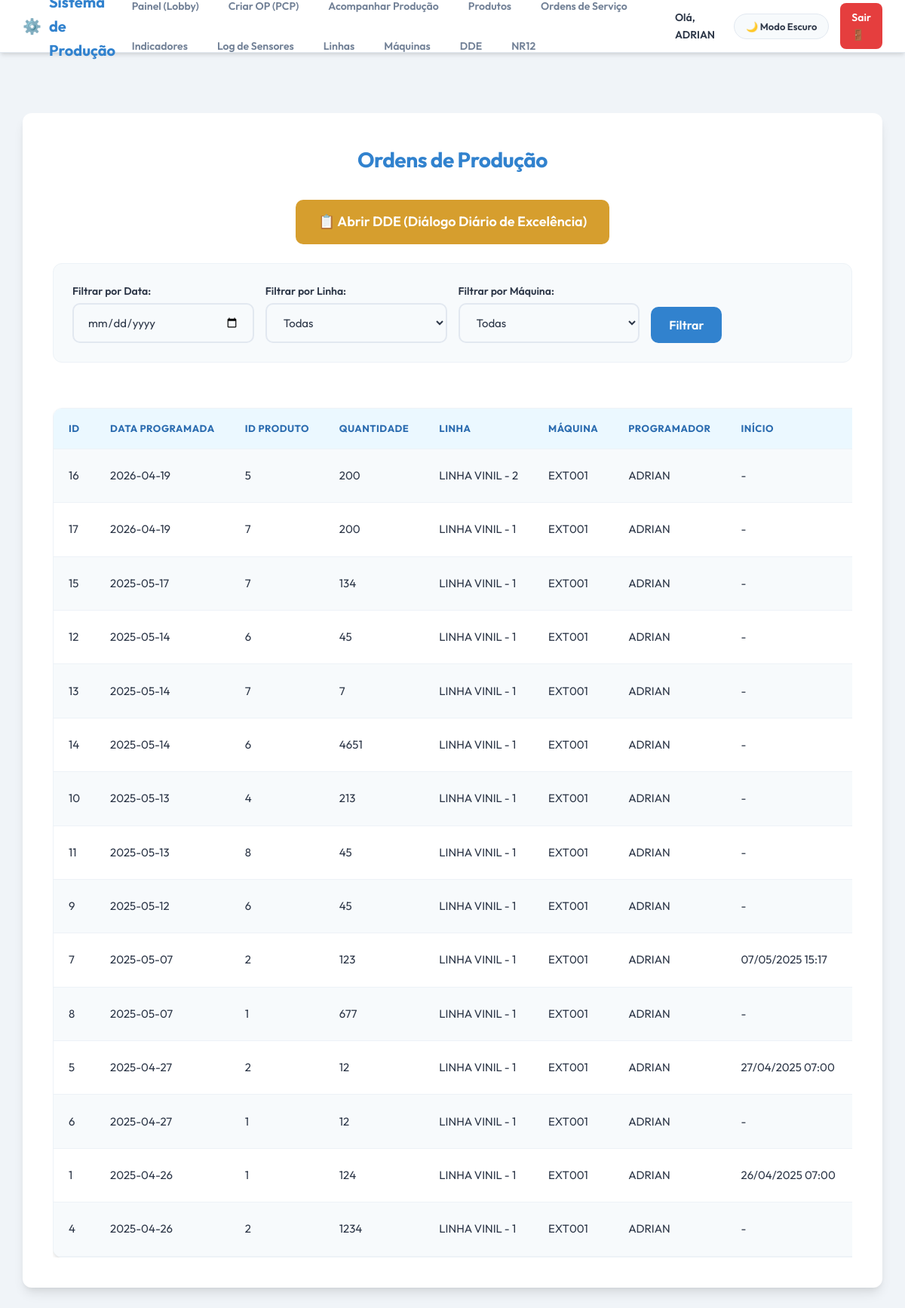
The page /pages/producao.php (signed in) on the database its author committed.
### tables this page shows
CREATE TABLE `tab_op` (
  `OP_ID` int NOT NULL AUTO_INCREMENT,
  `OP_DATA_PROG` date NOT NULL,
  `OP_ID_PRODUTO` int NOT NULL,
  `OP_QTD_PRODUTO` int NOT NULL,
  `OP_LINHA` varchar(100) NOT NULL,
  `OP_PROGRAMADOR` varchar(100) NOT NULL,
  `OP_TAG_MAQ` varchar(100) NOT NULL,
  `OP_RECEBEDOR` varchar(100) DEFAULT NULL,
  `OP_STATUS` varchar(100) DEFAULT NULL,
  `OP_HORA_INICIO` datetime DEFAULT NULL,
  `OP_HORA_FIM` datetime DEFAULT NULL,
  `OP_QTD_REAL` int DEFAULT NULL,
  `OP_DIARIO_BORDO` varchar(5000) DEFAULT NULL,
  PRIMARY KEY (`OP_ID`)
);

### pages/producao.php (the view, shortened to what this page needs)
<?php
include('../php/conexao.php');
$segmento = $_SESSION['segmento'];
$dataSelecionada = '';
if ($segmento == 'PRODUÇÃO') {
    $dataSelecionada = date('Y-m-d');
    $linhaSelecionada = '';
    $maqSelecionada = '';
} else {
    $dataSelecionada = isset($_POST['op_data_prog']) ? $_POST['op_data_prog'] : '';
}
$sql = "SELECT * FROM tab_op WHERE 1=1";
$sql .= " ORDER BY OP_DATA_PROG DESC";
$result = mysqli_query($conn, $sql);
?>
<!DOCTYPE html>
<html lang="pt-br">
<head>
<link rel="stylesheet" href="../css/style.css">
</head>
<body>
<?php include_once dirname(__DIR__) . '/php/header.php'; ?>
<div class="container">
<h2>Ordens de Produção</h2>
<div style="margin-bottom: 25px; display: flex; justify-content: center;">
    <a href="dde_hoje.php" class="btn btn-warning" style="font-size: 18px; padding: 15px 30px;">
        📋 Abrir DDE (Diálogo Diário de Excelência)
    </a>
</div>
<form method="POST" action="">
<div class="filtros">
    <div>
        <label for="op_data_prog">Filtrar por Data:</label>
        <input type="date" id="op_data_prog" name="op_data_prog" value="<?php echo $dataSelecionada; ?>" <?php echo ($segmento == 'PRODUÇÃO') ? 'disabled' : ''; ?>>
    </div>
    <div>
        <label for="op_linha">Filtrar por Linha:</label>
        <select id="op_linha" name="op_linha" <?php echo ($segmento == 'PRODUÇÃO') ? 'disabled' : ''; ?>>
            <option value="">Todas</option>
        </select>
    </div>
    <div>
        <label for="op_tag_maq">Filtrar por Máquina:</label>
        <select id="op_tag_maq" name="op_tag_maq" <?php echo ($segmento == 'PRODUÇÃO') ? 'disabled' : ''; ?>>
            <option value="">Todas</option>
        </select>
    </div>
    <div>
        <button type="submit" <?php echo ($segmento == 'PRODUÇÃO') ? 'disabled' : ''; ?>>Filtrar</button>
    </div>
</div>
</form>
<?php
if (mysqli_num_rows($result) > 0) {
    echo "<div class='table-responsive'>";
    echo "<table>";
    echo "<tr>
        <th>ID</th>
        <th>Data Programada</th>
        <th>ID Produto</th>
        <th>Quantidade</th>
        <th>Linha</th>
        <th>Máquina</th>
        <th>Programador</th>
        <th>Início</th>
        <th>Fim</th>";
    echo "</tr>";
    while ($row = mysqli_fetch_assoc($result)) {
        echo "<tr>";
        echo "<td>" . $row['OP_ID'] . "</td>";
        echo "<td>" . $row['OP_DATA_PROG'] . "</td>";
        echo "<td>" . $row['OP_ID_PRODUTO'] . "</td>";
        echo "<td>" . $row['OP_QTD_PRODUTO'] . "</td>";
        echo "<td>" . $row['OP_LINHA'] . "</td>";
        echo "<td>" . $row['OP_TAG_MAQ'] . "</td>";
        echo "<td>" . $row['OP_PROGRAMADOR'] . "</td>";
        echo "<td>" . ($row['OP_HORA_INICIO'] ? date('d/m/Y H:i', strtotime($row['OP_HORA_INICIO'])) : '-') . "</td>";
        echo "<td>" . ($row['OP_HORA_FIM'] ? date('d/m/Y H:i', strtotime($row['OP_HORA_FIM'])) : '-') . "</td>";
        echo "</tr>";
    }
    echo "</table>";
    echo "</div>";
} else {
    echo "<p style='margin-top:20px;'>Nenhuma OP encontrada.</p>";
}
?>
</div>
</body>
</html>

### css/style.css (style rules this page uses)
:root { --bg-color: #f0f4f8; --container-bg: #ffffff; --text-color: #2d3748; --text-muted: #718096; --primary-color: #3182ce; --primary-hover: #2b6cb0; --accent-color: #38b2ac; --input-bg: #f7fafc; --input-border: #e2e8f0; --table-bg: #ffffff; --table-border: #edf2f7; --table-header-bg: #ebf8ff; --table-header-text: #2b6cb0; --table-row-even: #f7fafc; --table-row-odd: #ffffff; --danger-color: #e53e3e; --success-color: #38a169; --warning-color: #d69e2e; --shadow-sm: 0 1px 2px 0 rgba(0, 0, 0, 0.05); --shadow-md: 0 4px 6px -1px rgba(0, 0, 0, 0.1), 0 2px 4px -1px rgba(0, 0, 0, 0.06); --shadow-lg: 0 10px 15px -3px rgba(0, 0, 0, 0.1), 0 4px 6px -2px rgba(0, 0, 0, 0.05); --border-radius: 12px; }
* { box-sizing: border-box; margin: 0; padding: 0; }
body { font-family: 'Outfit', sans-serif; background-color: var(--bg-color); color: var(--text-color); line-height: 1.6; transition: background-color 0.3s ease, color 0.3s ease; padding-bottom: 60px; }
.container, .login-container, .form-container, .form-os { width: 95%; max-width: 1500px; margin: 60px auto; background: var(--container-bg); padding: 40px; border-radius: var(--border-radius); box-shadow: var(--shadow-lg); transition: background-color 0.3s ease, box-shadow 0.3s ease; position: relative; }
h2, h3 { text-align: center; color: var(--primary-color); font-weight: 700; margin-bottom: 30px; letter-spacing: -0.5px; }
h2 { font-size: 28px; }
form { display: flex; flex-direction: column; gap: 20px; }
label { font-weight: 600; font-size: 14px; color: var(--text-color); margin-bottom: 5px; display: block; }
input, select, textarea { padding: 14px 18px; border: 2px solid var(--input-border); background: var(--input-bg); color: var(--text-color); border-radius: 10px; font-size: 15px; font-family: 'Outfit', sans-serif; transition: all 0.3s ease; width: 100%; }
button, .btn { background: var(--primary-color); color: #ffffff; font-weight: 600; padding: 14px 24px; border: none; border-radius: 10px; cursor: pointer; font-size: 16px; font-family: 'Outfit', sans-serif; transition: all 0.3s ease; display: inline-block; text-align: center; text-decoration: none; white-space: nowrap; }
.btn-warning, button[style*="background-color: #ff9800"] { background: var(--warning-color) !important; }
.table-responsive { overflow-x: auto; }
table { width: 100%; border-collapse: separate; border-spacing: 0; background-color: var(--table-bg); font-size: 15px; border-radius: var(--border-radius); overflow: hidden; box-shadow: var(--shadow-md); margin-top: 30px; border: 1px solid var(--table-border); }
th, td { padding: 16px 20px; text-align: left; border-bottom: 1px solid var(--table-border); white-space: nowrap; }
th { background-color: var(--table-header-bg); color: var(--table-header-text); font-weight: 700; text-transform: uppercase; font-size: 13px; letter-spacing: 0.5px; }
td { color: var(--text-color); }
tbody tr { transition: background-color 0.2s ease; }
tbody tr:nth-child(even) { background-color: var(--table-row-even); }
tbody tr:nth-child(odd) { background-color: var(--table-row-odd); }
.filtros { display: flex; flex-wrap: wrap; gap: 15px; background: var(--input-bg); padding: 25px; border-radius: var(--border-radius); margin-bottom: 30px; align-items: flex-end; border: 1px solid var(--table-border); }
.filtros > div { flex: 1; min-width: 200px; }

### rows shown on the page
tab_op: OP_ID "16", OP_DATA_PROG "2026-04-19", OP_ID_PRODUTO "5", OP_QTD_PRODUTO "200", OP_LINHA "LINHA VINIL - 2", OP_TAG_MAQ "EXT001", OP_PROGRAMADOR "ADRIAN"
tab_op: OP_ID "17", OP_DATA_PROG "2026-04-19", OP_ID_PRODUTO "7", OP_QTD_PRODUTO "200", OP_LINHA "LINHA VINIL - 1", OP_TAG_MAQ "EXT001", OP_PROGRAMADOR "ADRIAN"
tab_op: OP_ID "15", OP_DATA_PROG "2025-05-17", OP_ID_PRODUTO "7", OP_QTD_PRODUTO "134", OP_LINHA "LINHA VINIL - 1", OP_TAG_MAQ "EXT001", OP_PROGRAMADOR "ADRIAN"
tab_op: OP_ID "12", OP_DATA_PROG "2025-05-14", OP_ID_PRODUTO "6", OP_QTD_PRODUTO "45", OP_LINHA "LINHA VINIL - 1", OP_TAG_MAQ "EXT001", OP_PROGRAMADOR "ADRIAN"
tab_op: OP_ID "13", OP_DATA_PROG "2025-05-14", OP_ID_PRODUTO "7", OP_QTD_PRODUTO "7", OP_LINHA "LINHA VINIL - 1", OP_TAG_MAQ "EXT001", OP_PROGRAMADOR "ADRIAN"
tab_op: OP_ID "14", OP_DATA_PROG "2025-05-14", OP_ID_PRODUTO "6", OP_QTD_PRODUTO "4651", OP_LINHA "LINHA VINIL - 1", OP_TAG_MAQ "EXT001", OP_PROGRAMADOR "ADRIAN"
tab_op: OP_ID "10", OP_DATA_PROG "2025-05-13", OP_ID_PRODUTO "4", OP_QTD_PRODUTO "213", OP_LINHA "LINHA VINIL - 1", OP_TAG_MAQ "EXT001", OP_PROGRAMADOR "ADRIAN"
tab_op: OP_ID "11", OP_DATA_PROG "2025-05-13", OP_ID_PRODUTO "8", OP_QTD_PRODUTO "45", OP_LINHA "LINHA VINIL - 1", OP_TAG_MAQ "EXT001", OP_PROGRAMADOR "ADRIAN"
tab_op: OP_ID "9", OP_DATA_PROG "2025-05-12", OP_ID_PRODUTO "6", OP_QTD_PRODUTO "45", OP_LINHA "LINHA VINIL - 1", OP_TAG_MAQ "EXT001", OP_PROGRAMADOR "ADRIAN"
tab_op: OP_ID "7", OP_DATA_PROG "2025-05-07", OP_ID_PRODUTO "2", OP_QTD_PRODUTO "123", OP_LINHA "LINHA VINIL - 1", OP_TAG_MAQ "EXT001", OP_PROGRAMADOR "ADRIAN", OP_HORA_INICIO "07/05/2025 15:17"
tab_op: OP_ID "8", OP_DATA_PROG "2025-05-07", OP_ID_PRODUTO "1", OP_QTD_PRODUTO "677", OP_LINHA "LINHA VINIL - 1", OP_TAG_MAQ "EXT001", OP_PROGRAMADOR "ADRIAN"
tab_op: OP_ID "5", OP_DATA_PROG "2025-04-27", OP_ID_PRODUTO "2", OP_QTD_PRODUTO "12", OP_LINHA "LINHA VINIL - 1", OP_TAG_MAQ "EXT001", OP_PROGRAMADOR "ADRIAN", OP_HORA_INICIO "27/04/2025 07:00"
tab_op: OP_ID "6", OP_DATA_PROG "2025-04-27", OP_ID_PRODUTO "1", OP_QTD_PRODUTO "12", OP_LINHA "LINHA VINIL - 1", OP_TAG_MAQ "EXT001", OP_PROGRAMADOR "ADRIAN"
tab_op: OP_ID "1", OP_DATA_PROG "2025-04-26", OP_ID_PRODUTO "1", OP_QTD_PRODUTO "124", OP_LINHA "LINHA VINIL - 1", OP_TAG_MAQ "EXT001", OP_PROGRAMADOR "ADRIAN", OP_HORA_INICIO "26/04/2025 07:00"
tab_op: OP_ID "4", OP_DATA_PROG "2025-04-26", OP_ID_PRODUTO "2", OP_QTD_PRODUTO "1234", OP_LINHA "LINHA VINIL - 1", OP_TAG_MAQ "EXT001", OP_PROGRAMADOR "ADRIAN"

### other values the page prints
$_SESSION['nome'] "ADRIAN"
